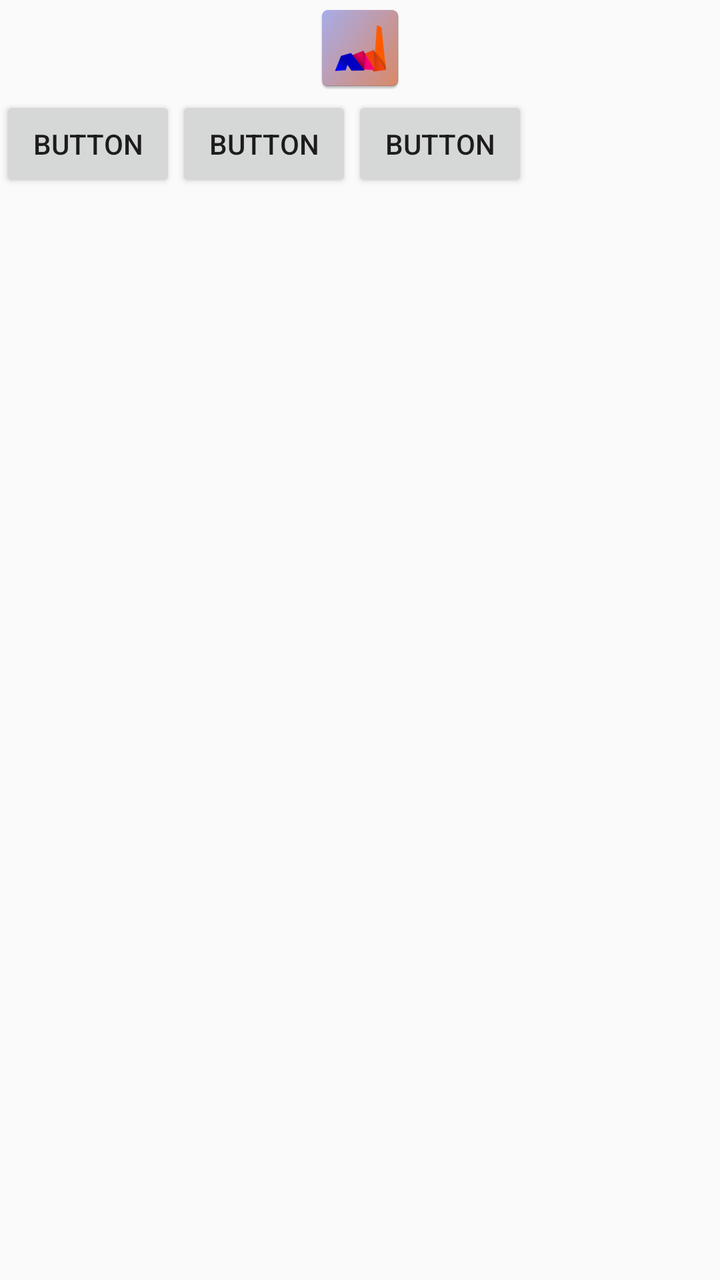
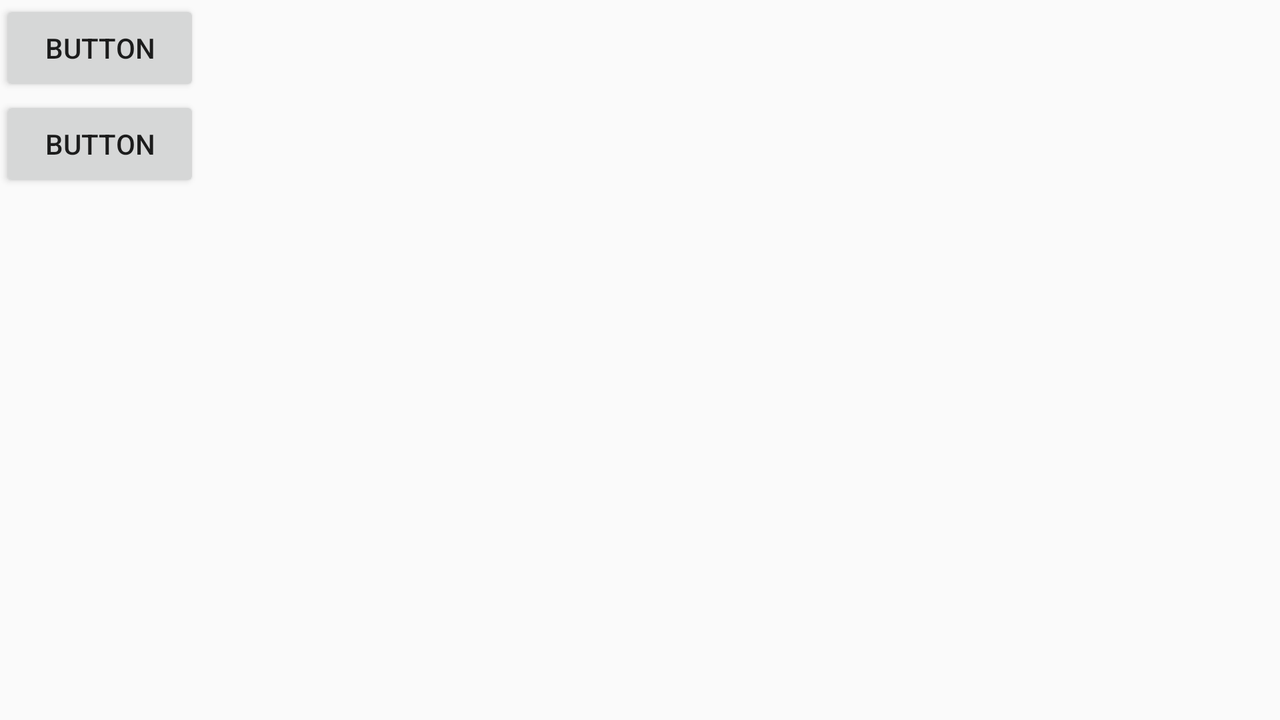

Compare how this app lays out the same screen by default and in its alternative resource folder. The renders come first, then the two layout files and the values they reference.
<!-- AndroidManifest.xml: application theme AppTheme -->
<!-- res/layout/fragment_objects.xml -->
<FrameLayout xmlns:android="http://schemas.android.com/apk/res/android"
    xmlns:app="http://schemas.android.com/apk/res-auto"
    xmlns:tools="http://schemas.android.com/tools"
    android:layout_width="match_parent"
    android:layout_height="match_parent"
    >

    <LinearLayout
        android:layout_width="match_parent"
        android:layout_height="wrap_content"
        android:background="@color/common_google_signin_btn_text_light_focused"
        android:orientation="vertical">

        <ImageView
            android:id="@+id/imageView"
            android:layout_width="match_parent"
            android:layout_height="wrap_content"
            app:srcCompat="@mipmap/ic_launcher" />

        <HorizontalScrollView
            android:layout_width="match_parent"
            android:layout_height="match_parent">

            <LinearLayout
                android:layout_width="match_parent"
                android:layout_height="wrap_content"
                android:orientation="horizontal">

                <Button
                    android:id="@+id/boton_menu_principal"
                    android:layout_width="match_parent"
                    android:layout_height="wrap_content"
                    android:onClick="menuAlmacen"
                    android:text="Button" />

                <Button
                    android:id="@+id/boton_menu_principal2"
                    android:layout_width="match_parent"
                    android:layout_height="wrap_content"
                    android:onClick="gestioMenu"
                    android:text="Button" />

                <Button
                    android:id="@+id/boton_menu_principal3"
                    android:layout_width="match_parent"
                    android:layout_height="wrap_content"
                    android:onClick="gestioMenu"
                    android:text="Button" />

            </LinearLayout>
        </HorizontalScrollView>

    </LinearLayout>

</FrameLayout>
<!-- resources referenced by this layout -->
<resources>
  <!-- mipmap ic_launcher: png bitmap (mipmap-hdpi, 5443 bytes) -->
  <style name="AppTheme" parent="Theme.AppCompat.Light.DarkActionBar">
          
          <item name="colorPrimary">@color/colorPrimary</item>
          <item name="colorPrimaryDark">@color/colorPrimaryDark</item>
          <item name="colorAccent">@color/colorAccent</item>
      </style>
  <color name="colorPrimary">#008577</color>
  <color name="colorPrimaryDark">#00574B</color>
  <color name="colorAccent">#D81B1B</color>
</resources>
<!-- res/layout-land/fragment_objects.xml (the repository's variant of the layout above) -->
<!-- drawn on the phone turned sideways -->
<FrameLayout xmlns:android="http://schemas.android.com/apk/res/android"
    xmlns:app="http://schemas.android.com/apk/res-auto"
    xmlns:tools="http://schemas.android.com/tools"
    android:layout_width="match_parent"
    android:layout_height="match_parent"
    >

    <LinearLayout
        android:layout_width="100dp"
        android:layout_height="match_parent"
        android:background="@color/common_google_signin_btn_text_light_focused"
        android:orientation="vertical">

        <ScrollView
            android:layout_width="match_parent"
            android:layout_height="match_parent">

            <LinearLayout
                android:layout_width="match_parent"
                android:layout_height="match_parent"
                android:orientation="vertical">

                <Button
                    android:id="@+id/boton_menu_principal"
                    android:layout_width="match_parent"
                    android:layout_height="wrap_content"
                    android:onClick="gestioMenu"
                    android:text="Button" />

                <Button
                    android:id="@+id/boton_menu_principal2"
                    android:layout_width="match_parent"
                    android:layout_height="wrap_content"
                    android:onClick="gestioMenu"
                    android:text="Button" />

            </LinearLayout>
        </ScrollView>

    </LinearLayout>

</FrameLayout>
<!-- resources referenced by the variant -->
<!-- as the phone turned sideways resolves them -->
<resources>
  <style name="AppTheme" parent="Theme.AppCompat.Light.DarkActionBar">
          
          <item name="colorPrimary">@color/colorPrimary</item>
          <item name="colorPrimaryDark">@color/colorPrimaryDark</item>
          <item name="colorAccent">@color/colorAccent</item>
      </style>
  <color name="colorPrimary">#008577</color>
  <color name="colorPrimaryDark">#00574B</color>
  <color name="colorAccent">#D81B1B</color>
</resources>
